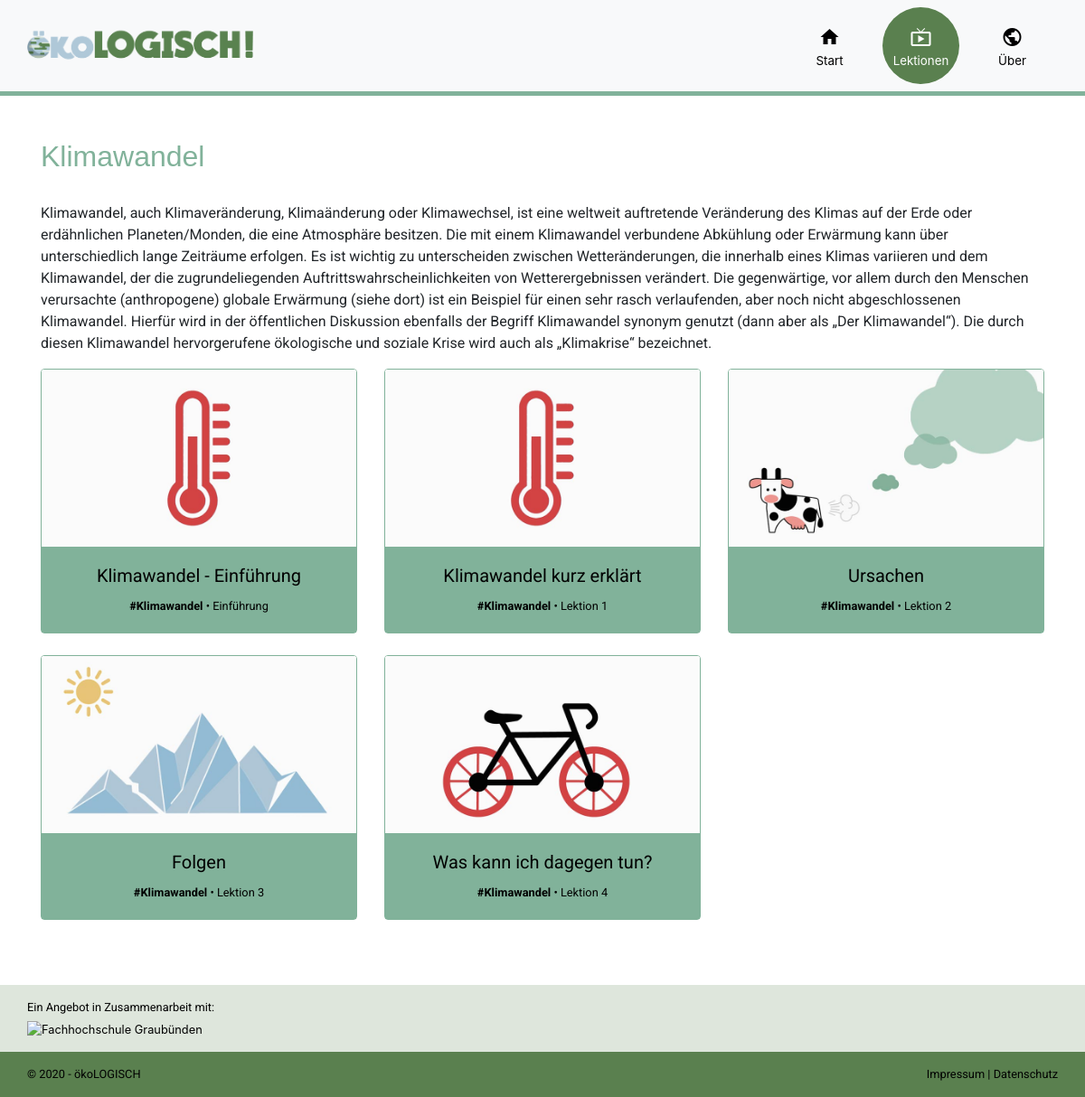
/category?id=3, run on an earlier commit of the app's database.
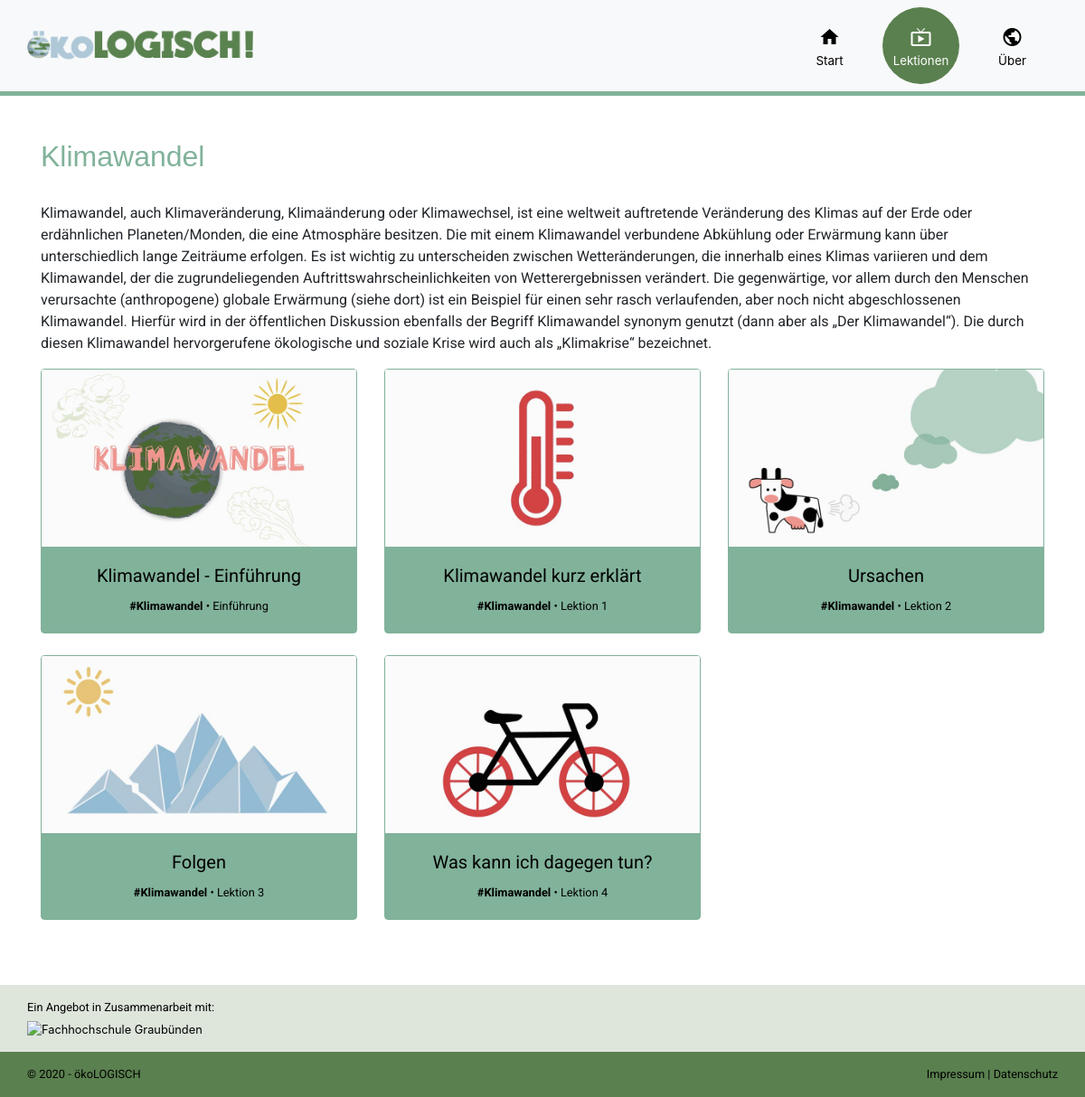
And on a later commit of the database.
### tables this page shows
CREATE TABLE `tbl_category` (
  `id` int(11) NOT NULL,
  `title` varchar(255) NOT NULL,
  `text` text NOT NULL,
  `img_url` varchar(255) NOT NULL
);

CREATE TABLE `tbl_lesson` (
  `id` int(11) NOT NULL,
  `category_id` int(11) NOT NULL,
  `title` varchar(255) NOT NULL,
  `text` text NOT NULL,
  `img_url` text NOT NULL,
  `gif_url` varchar(255) NOT NULL,
  `gif_url_static` varchar(255) NOT NULL,
  `video_url` varchar(255) NOT NULL,
  `top_lesson` tinyint(1) NOT NULL,
  `lesson_nr` int(3) NOT NULL,
  `important` text NOT NULL,
  `einfuerung` tinyint(1) NOT NULL,
  `lernziele` text NOT NULL,
  `groeste_probleme` text NOT NULL
);

### data/data.php (called while the page is built, shortened)
<?php
function get_db_connection()
{
	global $db_host, $db_name, $db_user, $db_pass, $db_charset;
	$dsn = "mysql:host=$db_host;dbname=$db_name;charset=$db_charset";
	$options = [
		PDO::ATTR_ERRMODE            => PDO::ERRMODE_EXCEPTION,
		PDO::ATTR_DEFAULT_FETCH_MODE => PDO::FETCH_ASSOC,
		PDO::ATTR_EMULATE_PREPARES   => false
	];
	try {
		$db = new PDO($dsn, $db_user, $db_pass, $options);
	} catch (\PDOException $e) {
		throw new \PDOException($e->getMessage(), (int)$e->getCode());
	}
	return $db;
}
function get_category_by_id($id)
{
	$db = get_db_connection();
	$sql = "SELECT * FROM tbl_category WHERE id = $id;";
	$result = $db->query($sql);
	$row = $result->fetch();
	return $row;
}
function get_lessons_by_category_id($id)
{
	$db = get_db_connection();
	$sql = "SELECT * FROM tbl_lesson WHERE category_id = $id;";
	$result = $db->query($sql);
	return $result->fetchAll();
}

### category.php (the view, shortened to what this page needs)
<?php
require_once('data/data.php');
$category = get_category_by_id($_GET['id']);
$lessons = get_lessons_by_category_id($_GET['id']);
?>
<?php require_once('templates/head.php'); ?>
<?php require_once('templates/navbar.php'); ?>
<section class="container category my-5">
    <article class="<?php echo strtolower($category['title']); ?>">
        <h2 class="pb-4"><?php echo $category['title']; ?></h2>
        <p><?php echo $category['text']; ?></p>
    </article>
    <article>
        <div class="row">
            <?php foreach ($lessons as $lesson) { ?>
                <div class="col-lg-4 col-md-6 col-sm-12 mb-4">
                <?php
                    if ($lesson['einfuerung'] == 1) {
                        echo '<a class="link-title" href="intro?id=' . $lesson["id"] . '">';
                    } else {
                        echo '<a class="link-title" href="lesson?id=' . $lesson["id"] . '">';
                    }
                    ?>
                        <div class="card <?php echo strtolower($category['title']); ?>">
                            <img src="<?php echo $lesson['gif_url_static'] ?>" class="card-img-top gif_static">
                            <div class="card-body">
                                <h5 class="card-title text-center"><?php echo $lesson['title'] ?></h5>
                                <p class="card-text small text-center">
                                    <b><a href="category?id=<?php echo $lesson['category_id']; ?>">
                                        <?php
                                        $category =  get_category_by_id($lesson['category_id']);
                                        echo "#" . $category['title'];
                                        ?></b>
                                    </a>
                                    •
                                    <?php
                                     if ($lesson['einfuerung'] == 1) {
                                        echo "Einführung ";
                                    } else {
                                        echo "Lektion ";
                                        echo $lesson['lesson_nr'];
                                    }
                                    ?></p>
                            </div>
                        </div>
            <?php } ?>
    </article>
</section>
<?php require_once('templates/footer.php'); ?>

### templates/head.php (shortened to what this page needs)
<!doctype html>
<html lang="de">
<head>
  <link rel="stylesheet" href="assets/css/main.css">
</head>
<body>

### templates/navbar.php (shortened to what this page needs)
<nav class="navbar navbar-icon-top navbar-expand navbar-light bg-light <?php echo isset($category['title']) ? strtolower($category['title']) : ''; ?>">
    <div class="container">
        <a class="navbar-brand" href=".">
            <img src="assets/logo/logo.png" alt="ökoLOGISCH" loading="lazy">
        </a>
        <div class="navbar-expand">
            <ul class="navbar-nav">
                <li class="nav-item">
                    <a class="nav-link" id="nav-home" href=".">
                        <span class="material-icons">
                            home
                        </span>
                        <span>
                            Start
                        </span>
                    </a>
                </li>
                <li class="nav-item">
                    <a class="nav-link" id="nav-lessons" href="./lessons">
                        <span class="material-icons">
                            live_tv
                        </span>
                        <span>
                            Lektionen
                        </span>
                    </a>
                </li>
                <li class="nav-item">
                    <a class="nav-link" id="nav-about" href="./about">
                        <span class="material-icons">
                            public
                        </span>
                        <span>
                            Über
                        </span>
                    </a>
                </li>
            </ul>
        </div>
    </div>
</nav>

### templates/footer.php (shortened to what this page needs)
<footer class="page-footer small">
  <div class="container-fluid footer-top">
    <div class="container">
      <p>Ein Angebot in Zusammenarbeit mit:</p>
      <a href="https://www.fhgr.ch/"><img src="https://www.fhgr.ch/typo3conf/ext/sfptemplate/RootPage/Default/Resources/Public/Partials/Logo/Images/Logo.svg" alt="Fachhochschule Graubünden"></a>
    </div>
  </div>
  <div class="container-fluid footer-copyright">
    <div class="container">
      <div class="row">
        <div class="col">
          <p class="text-left">© <?php echo date("Y"); ?> - <a href="#">ökoLOGISCH</a></p>
        </div>
        <div class="col">
          <p class="text-right"><a href="#">Impressum</a> | <a href="#">Datenschutz</a></p>
        </div>
      </div>
    </div>
  </div>
</footer>
</body>
</html>

What changed in the data, as far as the page shows it:
changed tbl_lesson "Klimawandel - Einführung": gif_url_static: a different picture
